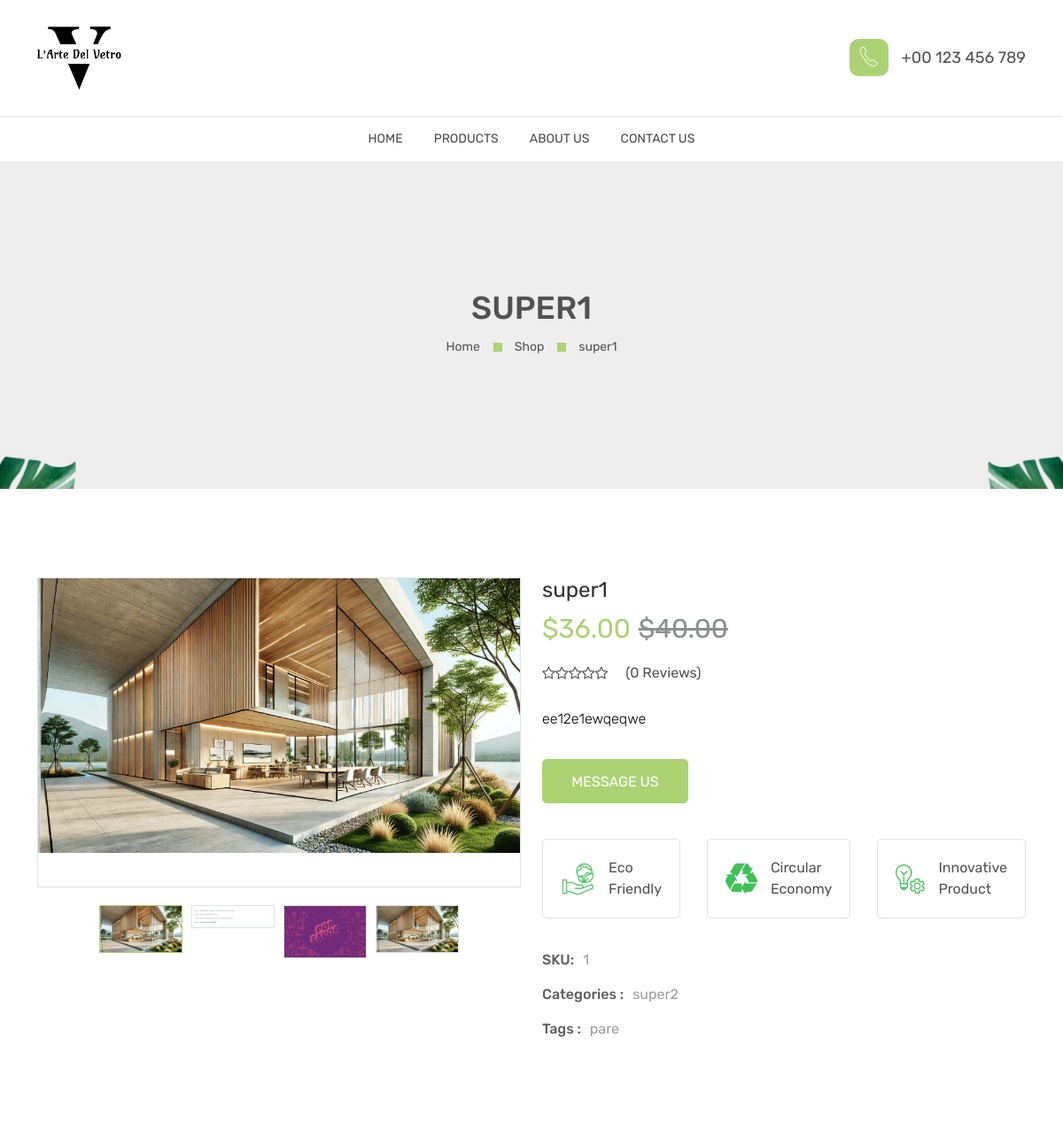
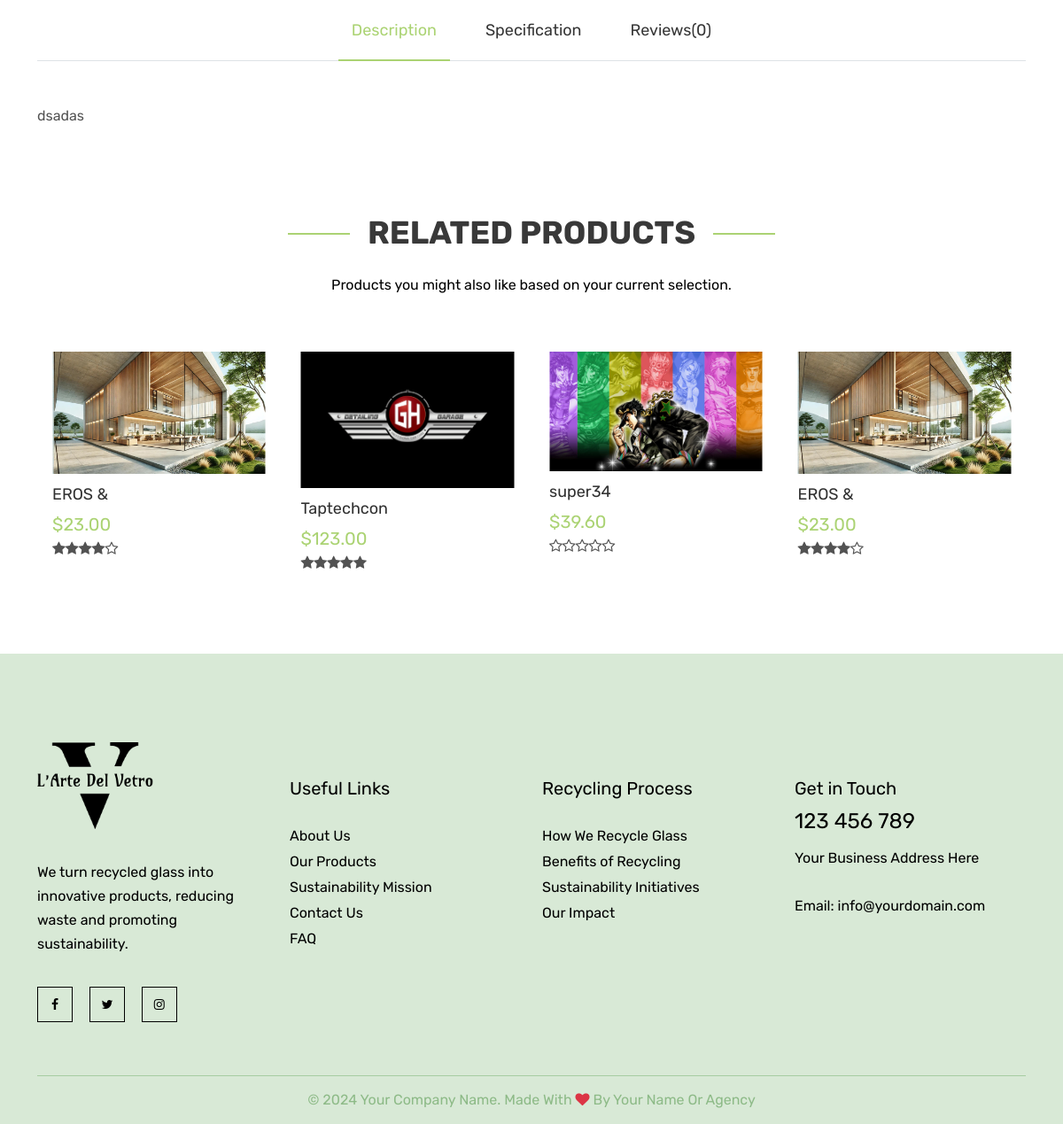
/product/super1/, run on the app's committed database (2 pictures, top to bottom).
### products/models.py (models this page shows, shortened)
class NFCProduct(models.Model):
    category = models.ForeignKey(Category, related_name='products', on_delete=models.CASCADE)
    tags = models.ManyToManyField(Tag, related_name='products', blank=True)
    name = models.CharField(max_length=200)
    slug = models.SlugField(unique=True, blank=True)
    description = models.TextField()
    long_description = RichTextField(blank=True, null=True)
    specs = models.JSONField(blank=True, null=True)  # This will store product details/specs as JSON
    price = models.DecimalField(max_digits=10, decimal_places=2)
    image = models.ImageField(upload_to='product_images/')
    is_featured = models.BooleanField(default=False)
    is_new = models.BooleanField(default=False)
    is_promo = models.BooleanField(default=False)
    discount_percentage = models.PositiveIntegerField(default=0)
    created_at = models.DateTimeField(auto_now_add=True)
    updated_at = models.DateTimeField(auto_now=True)
    average_rating = models.FloatField(default=0)
    @property
    def discounted_price(self):
        if self.discount_percentage:
            return self.price * (100 - self.discount_percentage) / 100
        return self.price

class ProductImage(models.Model):
    product = models.ForeignKey(NFCProduct, related_name='images', on_delete=models.CASCADE)
    image = models.ImageField(upload_to='product_images/')
    is_primary = models.BooleanField(default=False)

class Category(models.Model):
    name = models.CharField(max_length=100)
    slug = models.SlugField(unique=True, blank=True)
    description = models.TextField(blank=True)
    image = models.ImageField(upload_to='category_images/', blank=True, null=True)  # New field
    class Meta:
        verbose_name_plural = "Categories"

class Tag(models.Model):
    name = models.CharField(max_length=50, unique=True)
    slug = models.SlugField(unique=True, blank=True)

### products/views.py (the view)
# urls.py: path('product/<slug:slug>/', views.ProductDetailView.as_view(), name='product_detail'),
class ProductDetailView(DetailView):
    model = NFCProduct
    template_name = 'products/product_detail.html'
    context_object_name = 'product'
    def get_context_data(self, **kwargs):
        context = super().get_context_data(**kwargs)
        product = self.object
        related_products = NFCProduct.objects.filter(
            Q(category=product.category) | Q(tags__in=product.tags.all())
        ).exclude(id=product.id).distinct()
        context['related_products'] = related_products[:4]  # Limit to 4 related products
        context['reviews'] = self.object.reviews.filter(is_approved=True)
        context['average_rating'] = self.object.reviews.filter(is_approved=True).aggregate(Avg('rating'))['rating__avg']
        return context

### nfc_showcase/context_processors.py (called while the page is built)
def categories(request):
    return {'categories': Category.objects.all()}

### templates/products/product_detail.html (shortened to what this page needs)
{% extends 'base.html' %}
{% load static %}
{% block content %}
<main class="main-content">
    <div class="breadcrumb-area breadcrumb-height" data-bg-image="{% static 'images/breadcrumb/bg/1-1-1919x388.jpg' %}">
        <div class="container h-100">
            <div class="row h-100">
                <div class="col-lg-12">
                    <div class="breadcrumb-item">
                        <h2 class="breadcrumb-heading">{{ product.name }}</h2>
                        <ul>
                            <li><a href="{% url 'index' %}">Home</a></li>
                            <li><a href="{% url 'product_list' %}">Shop</a></li>
                            <li>{{ product.name }}</li>
                        </ul>
                    </div>
                </div>
            </div>
        </div>
    </div>
    <div class="single-product-area section-space-top-100">
        <div class="container">
            <div class="row">
                <div class="col-lg-6">
                    <div class="single-product-img">
                        <div class="swiper-container single-product-slider">
                            <div class="swiper-wrapper">
                                {% for image in product.images.all %}
                                <div class="swiper-slide">
                                    <a href="{{ image.image.url }}" class="single-img gallery-popup">
                                        <img class="img-full" src="{{ image.image.url }}" alt="{{ product.name }}">
                                    </a>
                                </div>
                                {% endfor %}
                            </div>
                        </div>
                        <div class="thumbs-arrow-holder">
                            <div class="swiper-container single-product-thumbs">
                                <div class="swiper-wrapper">
                                    {% for image in product.images.all %}
                                    <a href="javascript:void(0);" class="swiper-slide">
                                        <img class="img-full" src="{{ image.image.url }}" alt="{{ product.name }} Thumbnail">
                                    </a>
                                    {% endfor %}
                                </div>
                            </div>
                        </div>
                    </div>
                </div>
                <div class="col-lg-6 pt-5 pt-lg-0">
                    <div class="single-product-content">
                        <h2 class="title">{{ product.name }}</h2>
                        <div class="price-box">
                            <span class="new-price">${{ product.discounted_price }}</span>
                            {% if product.discount_percentage > 0 %}
                            <span class="old-price">${{ product.price }}</span>
                            {% endif %}
                        </div>
                        <div class="rating-box-wrap pb-4">
                            <div class="rating-box">
                                {% for i in "12345"|make_list %}
                                    {% if forloop.counter <= product.average_rating %}
                                        <i class="fa fa-star"></i>
                                    {% elif forloop.counter <= product.average_rating|add:0.5 %}
                                        <i class="fa fa-star-half-o"></i>
                                    {% else %}
                                        <i class="fa fa-star-o"></i>
                                    {% endif %}
                                {% endfor %}
                            </div>
                            <div class="review-status">
                                <a href="#reviews">({{ product.reviews.count }} Review{% if product.reviews.count != 1 %}s{% endif %})</a>
                            </div>
                        </div>
                        <p class="short-desc">{{ product.description }}</p>
                        <ul class="quantity-with-btn">
                            <li class="add-to-cart">
                                <a class="btn btn-custom-size lg-size btn-pronia-primary" href="#">Message us</a>
                            </li>
                        </ul>
                        <ul class="service-item-wrap">
                            <li class="service-item">
                                <div class="service-img">
                                    <img src="{% static 'images/shipping/icon/icons8-eco-friendly-96.png' %}" alt="Shipping Icon">
                                </div>
                                <div class="service-content">
                                    <span class="title">Eco <br> Friendly</span>
                                </div>
                            </li>
                            <li class="service-item">
                                <div class="service-img">
                                    <img src="{% static 'images/shipping/icon/icons8-recycle-96.png' %}" alt="Shipping Icon">
                                </div>
                                <div class="service-content">
                                    <span class="title">Circular <br> Economy</span>
                                </div>
                            </li>
                            <li class="service-item">
                                <div class="service-img">
                                    <img src="{% static 'images/shipping/icon/icons8-innovation-96.png' %}" alt="Shipping Icon">
                                </div>
                                <div class="service-content">
                                    <span class="title">Innovative <br> Product</span>
                                </div>
                            </li>
                        </ul>
                        <div class="product-category">
                            <span class="title">SKU:</span>
                            <ul>
                                <li>
                                    <a href="javascript:void(0);">{{ product.id }}</a>
                                </li>
                            </ul>
                        </div>
                        <div class="product-category">
                            <span class="title">Categories :</span>
                            <ul>
                                <li>
                                    <a href="{% url 'category_product_list' slug=product.category.slug %}">{{ product.category.name }}</a>
                                </li>
                            </ul>
                        </div>
                        <div class="product-category product-tags">
                            <span class="title">Tags :</span>
                            <ul>
                                {% for tag in product.tags.all %}
                                <li>
                                    <a href="{% url 'product_list' %}?tag={{ tag.slug }}">{{ tag.name }}</a>
                                </li>
                                {% endfor %}
                            </ul>
                        </div>
                    </div>
                </div>
            </div>
        </div>
    </div>
    <div class="product-tab-area section-space-top-100">
        <div class="container">
            <div class="row">
                <div class="col-lg-12">
                    <ul class="nav product-tab-nav tab-style-2 pt-0" role="tablist">
                        <li class="nav-item" role="presentation">
                            <a class="active tab-btn" id="description-tab" data-bs-toggle="tab" href="#description" role="tab" aria-controls="description" aria-selected="true">
                                Description
                            </a>
                        </li>
                        <li class="nav-item" role="presentation">
                            <a class="tab-btn" id="specification-tab" data-bs-toggle="tab" href="#specification" role="tab" aria-controls="specification" aria-selected="false">
                                Specification
                            </a>
                        </li>
                        <li class="nav-item" role="presentation">
                            <a class="tab-btn" id="reviews-tab" data-bs-toggle="tab" href="#reviews" role="tab" aria-controls="reviews" aria-selected="false">
                                Reviews({{ product.reviews.count }})
                            </a>
                        </li>
                    </ul>
                    <div class="tab-content product-tab-content">
                        <div class="tab-pane fade show active" id="description" role="tabpanel" aria-labelledby="description-tab">
                            <div class="product-description-body">
                                {{ product.long_description|safe }}
                            </div>
                        </div>
    <div class="product-area section-space-y-axis-90">
        <div class="container">
            <div class="row">
                <div class="section-title-wrap without-tab">
                    <h2 class="section-title">Related Products</h2>
                    <p class="section-desc">Products you might also like based on your current selection.</p>
                </div>
                <div class="col-lg-12">
                    <div class="swiper-container product-slider">
                        <div class="swiper-wrapper">
                            {% for related_product in related_products %}
                            <div class="swiper-slide product-item">
                                <div class="product-img">
                                    <a href="{% url 'product_detail' slug=related_product.slug %}">
                                        <img class="primary-img" src="{{ related_product.image.url }}" alt="{{ related_product.name }}">
                                    </a>
                                </div>
                                <div class="product-content">
                                    <a class="product-name" href="{% url 'product_detail' slug=related_product.slug %}">{{ related_product.name }}</a>
                                    <div class="price-box pb-1">
                                        <span class="new-price">${{ related_product.discounted_price }}</span>
                                    </div>
                                    <div class="rating-box">
                                        <ul>
                                            {% for i in "12345"|make_list %}
                                                {% if forloop.counter <= related_product.average_rating %}
                                                    <i class="fa fa-star"></i>
                                                {% elif forloop.counter <= related_product.average_rating|add:0.5 %}
                                                    <i class="fa fa-star-half-o"></i>
                                                {% else %}
                                                    <i class="fa fa-star-o"></i>
                                                {% endif %}
                                            {% endfor %}
                                        </ul>
                                    </div>
                                </div>
                            </div>
                            {% endfor %}
                        </div>
                    </div>
                </div>
            </div>
        </div>
    </div>
</main>
{% endblock %}

### data on the page
NFCProduct: name "SUPER1", name "super1", discounted_price "36.00", price "40.00", average_rating 0 (drawn), reviews.count "0", description "ee12e1ewqeqwe", id "1", category.name "super2", long_description "dsadas"
ProductImage: image (picture)
ProductImage: image (picture)
ProductImage: image (picture)
Tag: name "pare"
NFCProduct: image (picture), name "EROS &", discounted_price "23.00"
NFCProduct: image (picture), name "Taptechcon", discounted_price "123.00", average_rating 5 (drawn)
NFCProduct: image (picture), name "super34", discounted_price "39.60", average_rating 0 (drawn)
